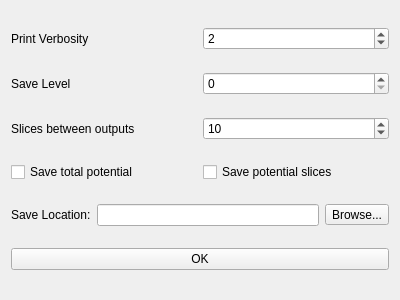
<?xml version="1.0" encoding="UTF-8"?>
<ui version="4.0">
 <class>Form</class>
 <widget class="QWidget" name="Form">
  <property name="geometry">
   <rect>
    <x>0</x>
    <y>0</y>
    <width>400</width>
    <height>300</height>
   </rect>
  </property>
  <property name="windowTitle">
   <string>Form</string>
  </property>
  <layout class="QVBoxLayout" name="verticalLayout">
   <item>
    <layout class="QHBoxLayout" name="horizontalLayout">
     <item>
      <widget class="QLabel" name="label">
       <property name="text">
        <string>Print Verbosity</string>
       </property>
      </widget>
     </item>
     <item>
      <widget class="QSpinBox" name="spinBox">
       <property name="maximum">
        <number>4</number>
       </property>
       <property name="value">
        <number>2</number>
       </property>
      </widget>
     </item>
    </layout>
   </item>
   <item>
    <layout class="QHBoxLayout" name="horizontalLayout_2">
     <item>
      <widget class="QLabel" name="label_2">
       <property name="text">
        <string>Save Level</string>
       </property>
      </widget>
     </item>
     <item>
      <widget class="QSpinBox" name="spinBox_2">
       <property name="maximum">
        <number>4</number>
       </property>
      </widget>
     </item>
    </layout>
   </item>
   <item>
    <layout class="QHBoxLayout" name="horizontalLayout_3">
     <item>
      <widget class="QLabel" name="label_3">
       <property name="text">
        <string>Slices between outputs</string>
       </property>
      </widget>
     </item>
     <item>
      <widget class="QSpinBox" name="spinBox_3">
       <property name="maximum">
        <number>10000</number>
       </property>
       <property name="value">
        <number>10</number>
       </property>
      </widget>
     </item>
    </layout>
   </item>
   <item>
    <layout class="QHBoxLayout" name="horizontalLayout_5">
     <item>
      <widget class="QCheckBox" name="checkBox_2">
       <property name="layoutDirection">
        <enum>Qt::LeftToRight</enum>
       </property>
       <property name="text">
        <string>Save total potential</string>
       </property>
      </widget>
     </item>
     <item>
      <widget class="QCheckBox" name="checkBox">
       <property name="layoutDirection">
        <enum>Qt::LeftToRight</enum>
       </property>
       <property name="text">
        <string>Save potential slices</string>
       </property>
      </widget>
     </item>
    </layout>
   </item>
   <item>
    <layout class="QHBoxLayout" name="horizontalLayout_4">
     <item>
      <widget class="QLabel" name="label_4">
       <property name="text">
        <string>Save Location:</string>
       </property>
      </widget>
     </item>
     <item>
      <widget class="QLineEdit" name="lineEdit"/>
     </item>
     <item>
      <widget class="QToolButton" name="toolButton">
       <property name="text">
        <string>Browse...</string>
       </property>
      </widget>
     </item>
    </layout>
   </item>
   <item>
    <widget class="QPushButton" name="pushButton">
     <property name="text">
      <string>OK</string>
     </property>
    </widget>
   </item>
  </layout>
 </widget>
 <resources/>
 <connections/>
</ui>
